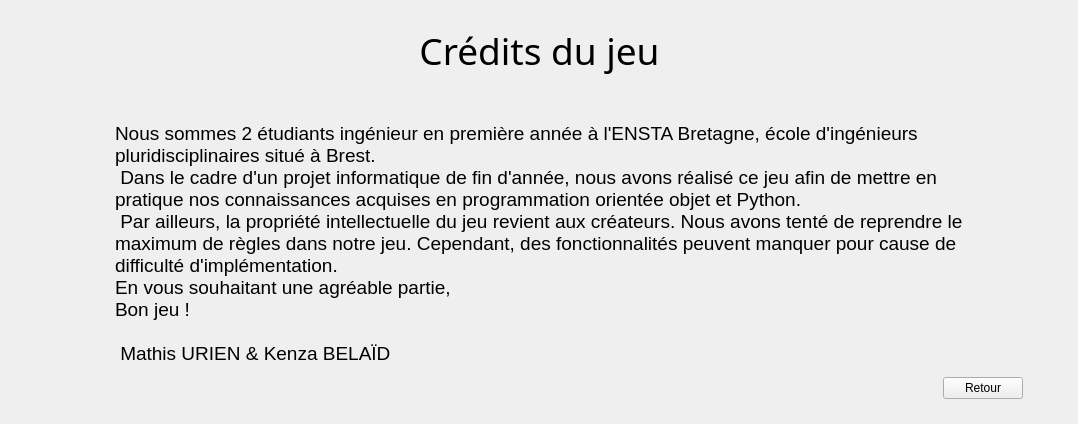
      <widget class="QWidget" name="Credits">
       <property name="styleSheet">
        <string notr="true">QWidget#Credits{
border-image:url(:/images/img/background_ticket_to_ride.jpg);
background-repeat:no-repeat;
background-position:center;
}</string>
       </property>
       <layout class="QVBoxLayout" name="verticalLayout_3">
        <property name="leftMargin">
         <number>55</number>
        </property>
        <property name="topMargin">
         <number>25</number>
        </property>
        <property name="rightMargin">
         <number>55</number>
        </property>
        <property name="bottomMargin">
         <number>25</number>
        </property>
        <item>
         <layout class="QHBoxLayout" name="titre_credits">
          <item>
           <spacer name="titre_spacer_gauche_3">
            <property name="orientation">
             <enum>Qt::Horizontal</enum>
            </property>
            <property name="sizeHint" stdset="0">
             <size>
              <width>40</width>
              <height>20</height>
             </size>
            </property>
           </spacer>
          </item>
          <item>
           <widget class="QLabel" name="label_titre_credits">
            <property name="font">
             <font>
              <family>OPENCLASSIC</family>
              <pointsize>28</pointsize>
             </font>
            </property>
            <property name="text">
             <string>Crédits du jeu</string>
            </property>
            <property name="alignment">
             <set>Qt::AlignCenter</set>
            </property>
           </widget>
          </item>
          <item>
           <spacer name="titre_spacer_droit_3">
            <property name="orientation">
             <enum>Qt::Horizontal</enum>
            </property>
            <property name="sizeHint" stdset="0">
             <size>
              <width>40</width>
              <height>20</height>
             </size>
            </property>
           </spacer>
          </item>
         </layout>
        </item>
        <item>
         <spacer name="credits_spacer_haut">
          <property name="orientation">
           <enum>Qt::Vertical</enum>
          </property>
          <property name="sizeType">
           <enum>QSizePolicy::Minimum</enum>
          </property>
          <property name="sizeHint" stdset="0">
           <size>
            <width>20</width>
            <height>40</height>
           </size>
          </property>
         </spacer>
        </item>
        <item>
         <layout class="QHBoxLayout" name="layout_credits">
          <property name="leftMargin">
           <number>60</number>
          </property>
          <property name="rightMargin">
           <number>60</number>
          </property>
          <item>
           <widget class="QLabel" name="label_credits">
            <property name="font">
             <font>
              <pointsize>14</pointsize>
             </font>
            </property>
            <property name="text">
             <string>Nous sommes 2 étudiants ingénieur en première année à l'ENSTA Bretagne, école d'ingénieurs pluridisciplinaires situé à Brest. 
 Dans le cadre d'un projet informatique de fin d'année, nous avons réalisé ce jeu afin de mettre en pratique nos connaissances acquises en programmation orientée objet et Python. 
 Par ailleurs, la propriété intellectuelle du jeu revient aux créateurs. Nous avons tenté de reprendre le maximum de règles dans notre jeu. Cependant, des fonctionnalités peuvent manquer pour cause de difficulté d'implémentation.
En vous souhaitant une agréable partie, 
Bon jeu !
 
 Mathis URIEN &amp; Kenza BELAÏD</string>
            </property>
            <property name="wordWrap">
             <bool>true</bool>
            </property>
           </widget>
          </item>
         </layout>
        </item>
        <item>
         <spacer name="credits_spacer_bas">
          <property name="orientation">
           <enum>Qt::Vertical</enum>
          </property>
          <property name="sizeHint" stdset="0">
           <size>
            <width>20</width>
            <height>6</height>
           </size>
          </property>
         </spacer>
        </item>
        <item>
         <layout class="QHBoxLayout" name="buttons_credits">
          <item>
           <spacer name="buttons_spacer_3">
            <property name="orientation">
             <enum>Qt::Horizontal</enum>
            </property>
            <property name="sizeHint" stdset="0">
             <size>
              <width>40</width>
              <height>20</height>
             </size>
            </property>
           </spacer>
          </item>
          <item>
           <widget class="QPushButton" name="button_retour_3">
            <property name="text">
             <string>Retour</string>
            </property>
           </widget>
          </item>
         </layout>
        </item>
       </layout>
      </widget>
